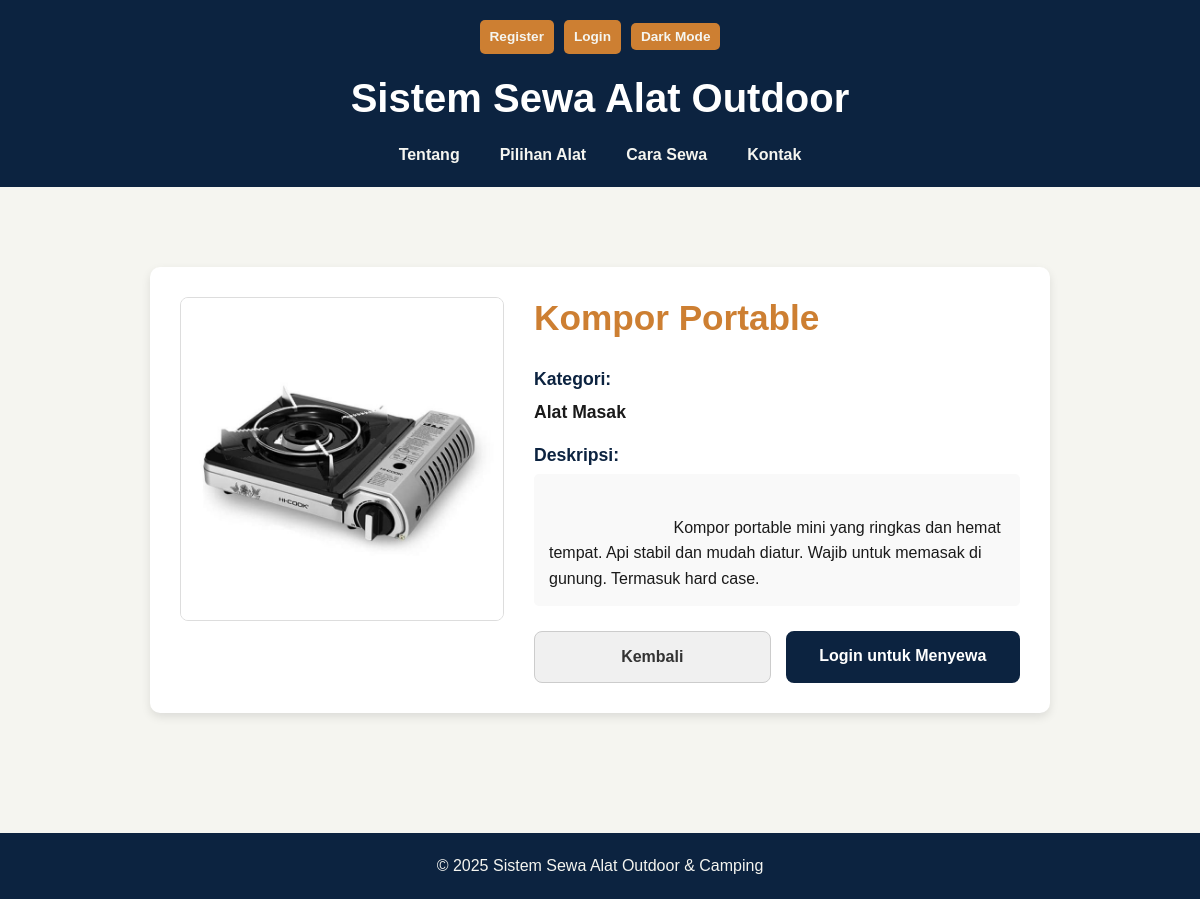
Screenshot of /user/detail.php?id=2 with the database file from the repository.
### tables this page shows
CREATE TABLE IF NOT EXISTS items (
  id INT AUTO_INCREMENT PRIMARY KEY,
  title VARCHAR(255) NOT NULL,
  id_kategori INT NULL DEFAULT NULL,
  description TEXT,
  image VARCHAR(255) NULL DEFAULT NULL,
  created_at TIMESTAMP DEFAULT CURRENT_TIMESTAMP,
  updated_at TIMESTAMP DEFAULT CURRENT_TIMESTAMP ON UPDATE CURRENT_TIMESTAMP,
  
  CONSTRAINT fk_items_categories
    FOREIGN KEY (id_kategori)
    REFERENCES categories(id_kategori)
    ON DELETE SET NULL
    ON UPDATE CASCADE
);

CREATE TABLE IF NOT EXISTS categories (
  id_kategori INT AUTO_INCREMENT PRIMARY KEY,
  nama_kategori VARCHAR(100) NOT NULL UNIQUE
);

### user/detail.php (the view, shortened to what this page needs)
<?php
require '../config/config.php';
$id = $_GET['id'] ?? null;
try {
    $sql = "SELECT
                items.*,
                categories.nama_kategori
            FROM items
            LEFT JOIN categories ON items.id_kategori = categories.id_kategori
            WHERE items.id = ?";
    $stmt = $pdo->prepare($sql);
    $stmt->execute([$id]);
    $item = $stmt->fetch();
} catch (PDOException $e) {
    die("Gagal mengambil data item: " . $e->getMessage());
}
?>
<!DOCTYPE html>
<html lang="id">
<head>
    <link rel="stylesheet" href="../public/css/style.css">
</head>
<body>
    <header class="header">
        <div class="container header-container">
            <div class="header-controls">
                <?php if (isset($_SESSION['user_id'])): ?>
                    <span class="welcome-user">Hai, <b><?php echo htmlspecialchars($_SESSION['username']); ?>!</b></span>
                    <?php if ($_SESSION['role'] == 'admin'): ?>
                        <a href="../admin/dashboard.php" class="login-link-header">Ke Dashboard</a>
                    <?php endif; ?>
                    <a href="../auth/logout.php" class="login-link-header logout">Logout</a>
                <?php else: ?>
                    <a href="../auth/register.php" class="login-link-header"><b>Register</b></a>
                    <a href="../auth/login.php" class="login-link-header"><b>Login</b></a>
                <?php endif; ?>
                <button class="dark-mode-toggle" id="darkModeToggle">Dark Mode</button>
            </div>
            <h1 class="logo"><a href="catalog.php" style="color:inherit; text-decoration:none;">Sistem Sewa Alat Outdoor</a></h1>
            <nav class="navigation">
                <ul class="nav-list">
                    <li class="nav-item"><a href="catalog.php#about" class="nav-link">Tentang</a></li>
                    <li class="nav-item"><a href="catalog.php#services" class="nav-link">Pilihan Alat</a></li>
                    <li class="nav-item"><a href="catalog.php#how" class="nav-link">Cara Sewa</a></li>
                    <li class="nav-item"><a href="catalog.php#contact" class="nav-link">Kontak</a></li>
                </ul>
            </nav>
        </div>
    </header>
    <main>
        <section class="section">
            <div class="container">
                <div class="detail-container">
                    <div class="detail-image-wrapper">
                        <?php
                        $image_path = UPLOAD_DIR . htmlspecialchars($item['image'] ?? '');
                        if (!empty($item['image']) && file_exists($image_path)):
                        ?>
                            <img src="<?php echo $image_path; ?>" alt="<?php echo htmlspecialchars($item['title']); ?>">
                        <?php else: ?>
                            <div class="detail-image-placeholder">
                                <span>Tidak Ada Gambar</span>
                            </div>
                        <?php endif; ?>
                    </div>
                    <div class="detail-info-wrapper">
                        <h2><?php echo htmlspecialchars($item['title']); ?></h2>
                        <p class="kategori-label">Kategori:</p>
                        <p class="kategori-nama">
                            <b><?php echo htmlspecialchars($item['nama_kategori'] ?? 'N/A'); ?></b>
                        </p>
                        <p class="deskripsi-label">Deskripsi:</p>
                        <div class="deskripsi-isi">
                            <?php echo nl2br(htmlspecialchars($item['description'] ?: 'Tidak ada deskripsi.')); ?>
                        </div>
                        <div class="detail-button-group">
                            <a href="catalog.php#services" class="btn-secondary">Kembali</a>
                            <?php if (isset($_SESSION['user_id'])): ?>
                                <?php if ($_SESSION['role'] == 'user'): ?>
                                    <a href="booking/booking.php?item_id=<?php echo $item['id']; ?>" class="btn">Sewa Sekarang</a>
                                <?php else: ?>
                                    <p style="text-align: center; flex: 1; margin: 0; align-self: center;">Hanya user yang bisa menyewa.</p>
                                <?php endif; ?>
                            <?php else: ?>
                                <a href="../auth/login.php" class="btn">Login untuk Menyewa</a>
                            <?php endif; ?>
                        </div>
                    </div>
                </div>
                </div>
        </section>
    </main>
    <footer class="footer">
        <div class="container">
            <p>&copy; <?php echo date('Y'); ?> Sistem Sewa Alat Outdoor & Camping</p>
        </div>
    </footer>
</body>
</html>

### public/css/style.css (style rules this page uses)
* { margin: 0; padding: 0; box-sizing: border-box; }
html, body { overflow-x: hidden; width: 100%; }
:root { --primary-color: #0C2340; --secondary-color: #CD7F32; --tertiary-color: #5D4037; --light-color: #F5F5F0; --text-color: #1A1A1A; --dm-primary-color: #050A12; --dm-secondary-color: #CD7F32; --dm-light-color: #0C2340; --dm-text-color: #EDE4D9; --dm-card-bg: #1E3A4A; }
body { font-family: sans-serif; line-height: 1.6; background-color: var(--light-color); color: var(--text-color); transition: background-color 0.3s ease, color 0.3s ease; }
.container { max-width: 1000px; margin: 0 auto; padding: 0 20px; width: 100%; }
h1, h2, h3 { color: var(--primary-color); line-height: 1.2; }
.section { padding: 60px 0; }
.header { background-color: var(--primary-color); color: var(--light-color); padding: 20px 0; text-align: center; position: relative; }
.header-container { position: relative; display: flex; flex-direction: column; align-items: center; }
.logo { color: #fff; font-size: 2.5rem; margin: 0; }
.navigation { margin-top: 20px; width: 100%; }
.nav-list { list-style: none; padding: 0; margin: 0; display: flex; justify-content: center; gap: 10px 20px; flex-wrap: wrap; }
.nav-link { color: var(--light-color); font-weight: bold; padding: 5px 10px; border-radius: 5px; transition: background-color 0.3s ease; text-decoration: none; white-space: nowrap; }
.footer { background-color: var(--primary-color); color: var(--light-color); text-align: center; padding: 20px 0; margin-top: 40px; }
.header-controls { position: relative; order: -1; display: flex; flex-wrap: wrap; justify-content: center; align-items: center; gap: 10px; width: 100%; margin-bottom: 20px; padding: 0 10px; }
.login-link-header, .dark-mode-toggle { background-color: var(--secondary-color); color: var(--light-color); border: none; padding: 6px 10px; border-radius: 5px; cursor: pointer; font-weight: bold; transition: background-color 0.3s ease; text-decoration: none; font-size: 0.85em; display: inline-block; white-space: nowrap; }
.detail-container { display: flex; flex-wrap: wrap; gap: 30px; padding: 30px; background-color: #fff; border-radius: 10px; box-shadow: 0 4px 10px rgba(0, 0, 0, 0.1); max-width: 900px; margin: 20px auto; }
.detail-image-wrapper { flex: 1; min-width: 300px; }
.detail-image-wrapper img { width: 100%; height: auto; border-radius: 8px; border: 1px solid #ddd; }
.detail-info-wrapper { flex: 1.5; min-width: 300px; display: flex; flex-direction: column; }
.detail-info-wrapper h2 { font-size: 2.2em; color: var(--secondary-color); margin-top: 0; margin-bottom: 10px; line-height: 1.2; }
.detail-info-wrapper .kategori-label, .detail-info-wrapper .deskripsi-label { font-size: 1.1em; font-weight: bold; color: var(--primary-color); margin-top: 15px; margin-bottom: 5px; }
.detail-info-wrapper .kategori-nama { font-size: 1.1em; }
.detail-info-wrapper .deskripsi-isi { background-color: #f9f9f9; padding: 15px; border-radius: 5px; font-size: 1em; line-height: 1.6; white-space: pre-wrap; }
.detail-button-group { margin-top: auto; padding-top: 25px; display: flex; gap: 15px; flex-wrap: wrap; }
.btn, .btn-secondary { text-decoration: none; padding: 12px 25px; font-weight: bold; font-size: 1em; border: none; border-radius: 8px; cursor: pointer; transition: all 0.3s ease; text-align: center; flex: 1; }
.btn { background-color: var(--primary-color); color: white; }
.btn-secondary { background-color: #f0f0f0; color: #333; border: 1px solid #ccc; }

### rows the page displays
items: image (picture), title "Kompor Portable", id_kategori.nama_kategori "Alat Masak", description "Kompor portable mini yang ringkas dan hemat tempat. Api stabil dan mudah diatur. Wajib untuk memasak di gunung. Termasuk hard case."
